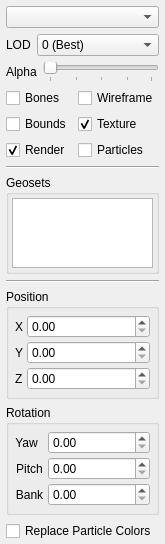
<?xml version="1.0" encoding="UTF-8"?>
<ui version="4.0">
 <class>dockWidgetModelControls</class>
 <widget class="QWidget" name="dockWidgetModelControls">
  <property name="geometry">
   <rect>
    <x>0</x>
    <y>0</y>
    <width>151</width>
    <height>500</height>
   </rect>
  </property>
  <property name="windowTitle">
   <string notr="true"/>
  </property>
  <layout class="QVBoxLayout" name="verticalLayout">
   <property name="leftMargin">
    <number>6</number>
   </property>
   <property name="topMargin">
    <number>6</number>
   </property>
   <property name="rightMargin">
    <number>6</number>
   </property>
   <property name="bottomMargin">
    <number>3</number>
   </property>
   <item>
    <widget class="QComboBox" name="modelcontrolModelList"/>
   </item>
   <item>
    <layout class="QHBoxLayout" name="horizontalLayout_22">
     <item>
      <widget class="QLabel" name="label_12">
       <property name="sizePolicy">
        <sizepolicy hsizetype="Maximum" vsizetype="Preferred">
         <horstretch>0</horstretch>
         <verstretch>0</verstretch>
        </sizepolicy>
       </property>
       <property name="text">
        <string>LOD</string>
       </property>
      </widget>
     </item>
     <item>
      <widget class="QComboBox" name="modelcontrolLODSelection">
       <property name="sizePolicy">
        <sizepolicy hsizetype="Preferred" vsizetype="Fixed">
         <horstretch>0</horstretch>
         <verstretch>0</verstretch>
        </sizepolicy>
       </property>
       <item>
        <property name="text">
         <string>0 (Best)</string>
        </property>
       </item>
       <item>
        <property name="text">
         <string>1</string>
        </property>
       </item>
       <item>
        <property name="text">
         <string>2</string>
        </property>
       </item>
       <item>
        <property name="text">
         <string>3 (Worst)</string>
        </property>
       </item>
      </widget>
     </item>
    </layout>
   </item>
   <item>
    <layout class="QHBoxLayout" name="horizontalLayout_23">
     <item>
      <widget class="QLabel" name="label_13">
       <property name="text">
        <string>Alpha</string>
       </property>
      </widget>
     </item>
     <item>
      <widget class="QSlider" name="modelcontrolAlphaSlider">
       <property name="orientation">
        <enum>Qt::Horizontal</enum>
       </property>
       <property name="tickPosition">
        <enum>QSlider::TicksBelow</enum>
       </property>
       <property name="tickInterval">
        <number>25</number>
       </property>
      </widget>
     </item>
    </layout>
   </item>
   <item>
    <layout class="QGridLayout" name="gridLayout_8">
     <item row="0" column="1">
      <widget class="QCheckBox" name="modelcontrolEnableWireframe">
       <property name="text">
        <string>Wireframe</string>
       </property>
      </widget>
     </item>
     <item row="1" column="0">
      <widget class="QCheckBox" name="modelcontrolEnableBounds">
       <property name="text">
        <string>Bounds</string>
       </property>
      </widget>
     </item>
     <item row="1" column="1">
      <widget class="QCheckBox" name="modelcontrolEnableTexture">
       <property name="text">
        <string>Texture</string>
       </property>
       <property name="checked">
        <bool>true</bool>
       </property>
      </widget>
     </item>
     <item row="0" column="0">
      <widget class="QCheckBox" name="modelcontrolEnableBones">
       <property name="text">
        <string>Bones</string>
       </property>
      </widget>
     </item>
     <item row="2" column="0">
      <widget class="QCheckBox" name="modelcontrolEnableRender">
       <property name="text">
        <string>Render</string>
       </property>
       <property name="checked">
        <bool>true</bool>
       </property>
      </widget>
     </item>
     <item row="2" column="1">
      <widget class="QCheckBox" name="modelcontrolEnableParticles">
       <property name="text">
        <string>Particles</string>
       </property>
      </widget>
     </item>
    </layout>
   </item>
   <item>
    <widget class="Line" name="line_2">
     <property name="orientation">
      <enum>Qt::Horizontal</enum>
     </property>
    </widget>
   </item>
   <item>
    <widget class="QGroupBox" name="groupBox">
     <property name="toolTip">
      <string>Double-Click to toggle on/off</string>
     </property>
     <property name="title">
      <string>Geosets</string>
     </property>
     <layout class="QGridLayout" name="gridLayout_9">
      <property name="leftMargin">
       <number>3</number>
      </property>
      <property name="topMargin">
       <number>3</number>
      </property>
      <property name="rightMargin">
       <number>3</number>
      </property>
      <property name="bottomMargin">
       <number>3</number>
      </property>
      <item row="0" column="0">
       <widget class="QTreeView" name="modelcontrolGeosetTree"/>
      </item>
     </layout>
    </widget>
   </item>
   <item>
    <widget class="Line" name="line">
     <property name="orientation">
      <enum>Qt::Horizontal</enum>
     </property>
    </widget>
   </item>
   <item>
    <widget class="QGroupBox" name="groupBox_2">
     <property name="title">
      <string>Position</string>
     </property>
     <layout class="QGridLayout" name="gridLayout_11">
      <property name="leftMargin">
       <number>6</number>
      </property>
      <property name="topMargin">
       <number>6</number>
      </property>
      <property name="rightMargin">
       <number>6</number>
      </property>
      <property name="bottomMargin">
       <number>6</number>
      </property>
      <property name="horizontalSpacing">
       <number>4</number>
      </property>
      <property name="verticalSpacing">
       <number>3</number>
      </property>
      <item row="1" column="1">
       <widget class="QDoubleSpinBox" name="modelcontrolPositionY"/>
      </item>
      <item row="0" column="1">
       <widget class="QDoubleSpinBox" name="modelcontrolPositionX"/>
      </item>
      <item row="2" column="1">
       <widget class="QDoubleSpinBox" name="modelcontrolPositionZ"/>
      </item>
      <item row="0" column="0">
       <widget class="QLabel" name="label_14">
        <property name="sizePolicy">
         <sizepolicy hsizetype="Maximum" vsizetype="Preferred">
          <horstretch>0</horstretch>
          <verstretch>0</verstretch>
         </sizepolicy>
        </property>
        <property name="text">
         <string extracomment="X-Axis">X</string>
        </property>
       </widget>
      </item>
      <item row="1" column="0">
       <widget class="QLabel" name="label_15">
        <property name="text">
         <string extracomment="Y-Axis">Y</string>
        </property>
       </widget>
      </item>
      <item row="2" column="0">
       <widget class="QLabel" name="label_16">
        <property name="text">
         <string extracomment="Z-Axis">Z</string>
        </property>
       </widget>
      </item>
     </layout>
    </widget>
   </item>
   <item>
    <widget class="QGroupBox" name="groupBox_3">
     <property name="title">
      <string>Rotation</string>
     </property>
     <layout class="QGridLayout" name="gridLayout_12">
      <property name="leftMargin">
       <number>6</number>
      </property>
      <property name="topMargin">
       <number>6</number>
      </property>
      <property name="rightMargin">
       <number>6</number>
      </property>
      <property name="bottomMargin">
       <number>6</number>
      </property>
      <property name="horizontalSpacing">
       <number>4</number>
      </property>
      <property name="verticalSpacing">
       <number>3</number>
      </property>
      <item row="2" column="1">
       <widget class="QDoubleSpinBox" name="modelcontrolRotationBank"/>
      </item>
      <item row="1" column="1">
       <widget class="QDoubleSpinBox" name="modelcontrolRotationPitch"/>
      </item>
      <item row="0" column="1">
       <widget class="QDoubleSpinBox" name="modelcontrolRotationYaw"/>
      </item>
      <item row="0" column="0">
       <widget class="QLabel" name="label_17">
        <property name="sizePolicy">
         <sizepolicy hsizetype="Maximum" vsizetype="Preferred">
          <horstretch>0</horstretch>
          <verstretch>0</verstretch>
         </sizepolicy>
        </property>
        <property name="text">
         <string>Yaw</string>
        </property>
        <property name="alignment">
         <set>Qt::AlignCenter</set>
        </property>
       </widget>
      </item>
      <item row="1" column="0">
       <widget class="QLabel" name="label_18">
        <property name="text">
         <string>Pitch</string>
        </property>
        <property name="alignment">
         <set>Qt::AlignCenter</set>
        </property>
       </widget>
      </item>
      <item row="2" column="0">
       <widget class="QLabel" name="label_19">
        <property name="text">
         <string>Bank</string>
        </property>
        <property name="alignment">
         <set>Qt::AlignCenter</set>
        </property>
       </widget>
      </item>
     </layout>
    </widget>
   </item>
   <item>
    <widget class="QCheckBox" name="modelcontrolReplaceParticleColors">
     <property name="text">
      <string>Replace Particle Colors</string>
     </property>
    </widget>
   </item>
  </layout>
 </widget>
 <resources/>
 <connections/>
</ui>
